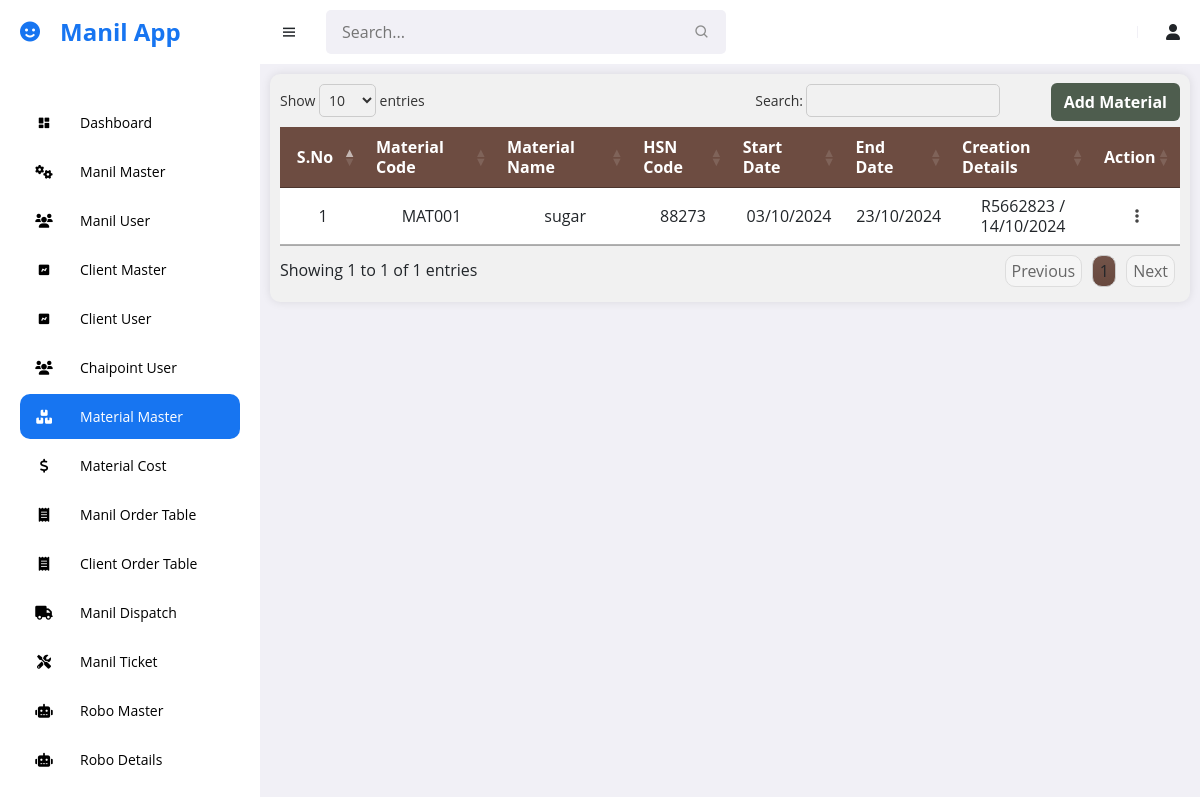
Page /manil/material_master (signed in) on the committed database.
### manil_app/models.py (models this page shows, shortened)
class Material_Master(models.Model):
    material_code = models.CharField(max_length=50)
    hsn_code = models.CharField(max_length=10)
    material_name = models.CharField(max_length=255)
    cgst_rate = models.BigIntegerField()
    sgst_rate = models.BigIntegerField()
    igst_rate = models.BigIntegerField()
    start_date = models.DateField()
    end_date = models.DateField()
    creation_date = models.DateTimeField()
    created_by = models.CharField(max_length=100)

### manil_app/views.py (the view, shortened to what this page needs)
# urls.py: path('material_master', material_master, name='material_master'),
def material_master(request):
    user_id = request.session.get('user_id')
    data = Manil_User.objects.get(user_id=user_id)
    materials = Material_Master.objects.all()
    return render(request, 'manil_temp/material_master.html', {'data':data,'materials': materials})

### templates/manil_temp/material_master.html (shortened to what this page needs)
{% extends "manil_temp/base.html" %}
{% load static %}
{% block styles %}
    <link rel="stylesheet" type="text/css" href="https://cdn.datatables.net/1.11.5/css/jquery.dataTables.min.css">
    <link rel="stylesheet" href="{% static 'manil/css/material_master.css' %}">
{% endblock styles %}
{% block content %}
<div class="container-fluid table-container display responsive wrap fade-in">
    <div class="d-flex align-items-center position-relative">
      <button type="button" class="btn btn-add"  data-bs-toggle="modal" data-bs-target="#materialModal">
        Add Material
      </button>
    </div>
 <div class="table-responsive">
  <table class="table" id="form_data_table">
    <thead>
        <tr>
            <th scope="col">S.No</th>
            <th scope="col">Material Code</th>
            <th scope="col">Material Name</th>
            <th scope="col">HSN Code</th>
            <th scope="col">Start Date</th>
            <th scope="col">End Date</th>
            <th scope="col">Creation Details</th>
            <th scope="col">Action</th>
        </tr>
    </thead>
    <tbody>
        {% for material in materials %}
        <tr>
            <td>{{ forloop.counter }}</td>
            <td>{{ material.material_code }}</td>
            <td>{{ material.material_name }}</td>
            <td>{{ material.hsn_code }}</td>
            <td>{{ material.start_date|date:"d/m/Y" }}</td>
            <td>{{ material.end_date|date:"d/m/Y" }}</td>
            <td>{{ material.created_by }} / <br> {{ material.creation_date|date:"d/m/Y" }}</td>
            <td>
                <div class="dropdown">
                    <button class="btn btn-secondary dropdown-toggle" type="button" id="actionMenu{{ forloop.counter }}" data-bs-toggle="dropdown" aria-expanded="false">
                        <i class="fas fa-ellipsis-v"></i>
                    </button>
                </div>
            </td>
        </tr>
        {% endfor %}
    </tbody>
</table>
    </div>
  </div>
{% endblock content %}

### static/manil/css/material_master.css (style rules this page uses)
.btn-add { background-color: #4e5d4e; font-weight: bold; color: #fff; position: absolute; margin-top: 35px; right: 0; z-index: 10; }
.table-container { background-color: #f1f1f1; border-radius: 10px; padding: 10px; box-shadow: 0 0 10px rgba(0, 0, 0, 0.1); }
.table-responsive { overflow-x: auto; overflow-y: hidden; -webkit-overflow-scrolling: touch; }
.table { overflow-x: auto; width: auto; border-collapse: collapse; }
.table thead th { position: sticky; top: 0; z-index: 1; background-color: #6d4c41; color: #ffffff; border-bottom: 2px solid #dee2e6; }
.table th, .table td { text-align: center; vertical-align: middle; padding: 2px 5px; line-height: 20px; }
.fade-in { animation: fadeIn 0.5s ease-in-out; }
.dropdown-toggle::after { display: none; }
.dropdown-toggle { color: #454545; border: none; background-color: transparent; }
.table th:nth-child(1), .table td:nth-child(1), .table th:nth-child(8), .table td:nth-child(8) { width: 50px; max-width: 50px; text-align: center; }
th:nth-child(8) { pointer-events: none; }

### templates/manil_temp/base.html (style rules this page uses)
* { font-family: 'Open Sans', sans-serif; margin: 0; padding: 0; box-sizing: border-box; }
:root { --grey: #F1F0F6; --dark-grey: #8D8D8D; --light: #fff; --dark: #000; --green: #81D43A; --light-green: #E3FFCB; --blue: #1775F1; --light-blue: #D0E4FF; --dark-blue: #0C5FCD; --red: #FC3B56; }
body { background-color: var(--grey); }

### rows in the picture
Material_Master: material_code "MAT001", material_name "sugar", hsn_code "88273", start_date "03/10/2024", end_date "23/10/2024", created_by "R5662823", creation_date "14/10/2024"
